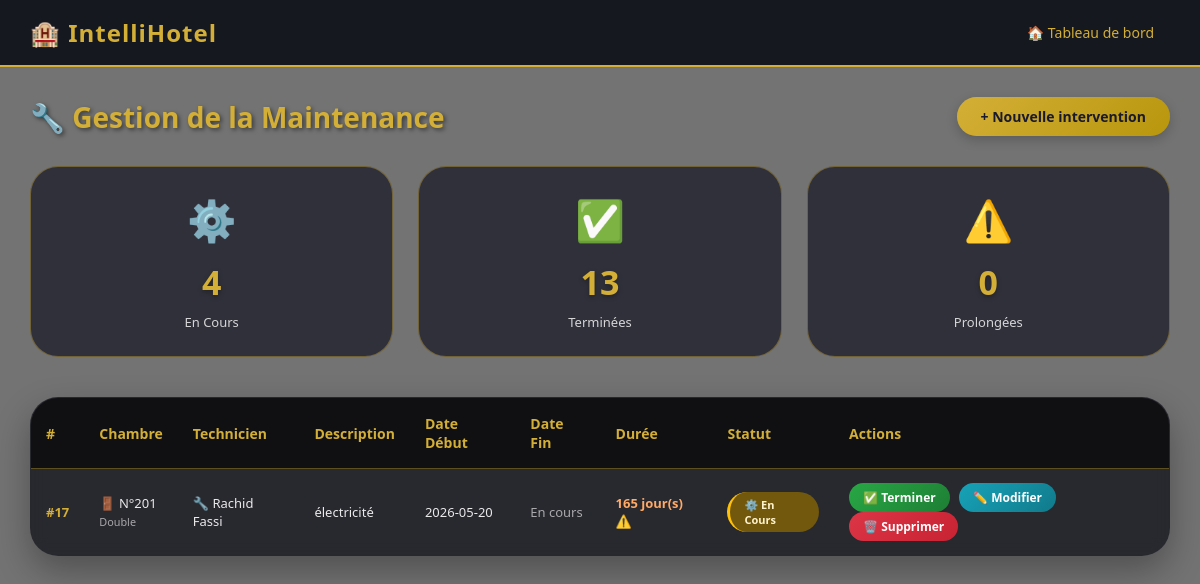
/modules/maintenance/index.php (signed in), run on the app's committed database.
### tables this page shows
CREATE TABLE `maintenance` (
  `id` int(11) NOT NULL,
  `chambre_id` int(11) DEFAULT NULL,
  `technicien_id` int(11) DEFAULT NULL,
  `description` text DEFAULT NULL,
  `statut` enum('en_cours','terminee','prolongee') DEFAULT 'en_cours',
  `date_debut` date DEFAULT NULL,
  `date_fin` date DEFAULT NULL
);

CREATE TABLE `chambres` (
  `id` int(11) NOT NULL,
  `numero` int(11) DEFAULT NULL,
  `type` enum('Single','Double','Suite') DEFAULT NULL,
  `vue` enum('Mer','Jardin','Piscine','Ville') DEFAULT NULL,
  `prix_base` decimal(10,2) DEFAULT NULL,
  `etat` enum('vide','reservee','occupee') DEFAULT 'vide'
);

CREATE TABLE `utilisateurs` (
  `id` int(11) NOT NULL,
  `nom` varchar(100) DEFAULT NULL,
  `email` varchar(100) DEFAULT NULL,
  `mot_de_passe` varchar(255) DEFAULT NULL,
  `role` enum('admin','receptionniste','technicien') DEFAULT NULL
);

### modules/maintenance/index.php (the view, shortened to what this page needs)
<?php
require_once '../../config/database.php';
$maintenances = $conn->query("
    SELECT m.*, ch.numero as chambre_num, ch.type, u.nom as technicien_nom
    FROM maintenance m
    JOIN chambres ch ON m.chambre_id = ch.id
    JOIN utilisateurs u ON m.technicien_id = u.id
    ORDER BY m.id DESC
");
$nb_encours   = $conn->query("SELECT COUNT(*) as n FROM maintenance WHERE statut='en_cours'")->fetch_assoc()['n'];
$nb_terminee  = $conn->query("SELECT COUNT(*) as n FROM maintenance WHERE statut='terminee'")->fetch_assoc()['n'];
$nb_prolongee = $conn->query("SELECT COUNT(*) as n FROM maintenance WHERE statut='prolongee'")->fetch_assoc()['n'];
?>
<!DOCTYPE html>
<html lang="fr">
<head>
</head>
<body>
<div class="navbar">
    <h1>🏨 <span>IntelliHotel</span></h1>
    <a href="../../index.php">🏠 Tableau de bord</a>
</div>
<div class="container">
    <div class="page-header">
        <h2>🔧 Gestion de la Maintenance</h2>
        <a href="ajouter.php" class="btn-primary">+ Nouvelle intervention</a>
    </div>
    <div class="kpi-row">
        <div class="kpi">
            <div class="icon">⚙️</div>
            <div class="value"><?= $nb_encours ?></div>
            <div class="label">En Cours</div>
        </div>
        <div class="kpi">
            <div class="icon">✅</div>
            <div class="value"><?= $nb_terminee ?></div>
            <div class="label">Terminées</div>
        </div>
        <div class="kpi">
            <div class="icon">⚠️</div>
            <div class="value"><?= $nb_prolongee ?></div>
            <div class="label">Prolongées</div>
        </div>
    </div>
    <table>
        <thead>
            <tr>
                <th>#</th>
                <th>Chambre</th>
                <th>Technicien</th>
                <th>Description</th>
                <th>Date Début</th>
                <th>Date Fin</th>
                <th>Durée</th>
                <th>Statut</th>
                <th>Actions</th>
            </tr>
        </thead>
        <tbody>
        <?php if($maintenances->num_rows === 0): ?>
            <tr>
                <td colspan="9" style="text-align:center; padding:40px; color:rgba(255,255,255,0.6);">
                    🏝️ Aucune intervention enregistrée
                 </td>
            </tr>
        <?php else: ?>
            <?php while($m = $maintenances->fetch_assoc()):
                $debut = strtotime($m['date_debut']);
                $fin   = $m['date_fin'] ? strtotime($m['date_fin']) : time();
                $duree = ceil(($fin - $debut) / 86400);
                $warning = ($m['statut'] === 'en_cours' && $duree > 2);
            ?>
            <tr>
                <td><strong style="color:#d4af37;">#<?= $m['id'] ?></strong></td>
                <td>🚪 N°<?= $m['chambre_num'] ?><br><small><?= htmlspecialchars($m['type']) ?></small></td>
                <td>🔧 <?= htmlspecialchars($m['technicien_nom']) ?></td>
                <td><?= htmlspecialchars($m['description']) ?></td>
                <td><?= $m['date_debut'] ?></td>
                <td><?= $m['date_fin'] ?? '<span style="color:rgba(255,255,255,0.6)">En cours</span>' ?></td>
                <td class="<?= $warning ? 'duree-warning' : '' ?>">
                    <?= $duree ?> jour(s) <?= $warning ? '⚠️' : '' ?>
                 </td>
                <td>
                    <?php
                    $badges = ['en_cours'=>'badge-encours','terminee'=>'badge-terminee','prolongee'=>'badge-prolongee'];
                    $labels = ['en_cours'=>'⚙️ En Cours','terminee'=>'✅ Terminée','prolongee'=>'⚠️ Prolongée'];
                    ?>
                    <span class="badge <?= $badges[$m['statut']] ?>">
                        <?= $labels[$m['statut']] ?>
                    </span>
                 </td>
                <td>
                    <?php if($m['statut'] !== 'terminee'): ?>
                        <a href="?terminer=<?= $m['id'] ?>" class="btn-terminer"
                           onclick="return confirm('Marquer cette intervention comme terminée ?')">✅ Terminer</a>
                    <?php endif; ?>
                    <a href="modifier.php?id=<?= $m['id'] ?>" class="btn-modifier">✏️ Modifier</a>
                    <a href="?supprimer=<?= $m['id'] ?>" class="btn-supprimer"
                       onclick="return confirm('Supprimer définitivement cette intervention ?')">🗑️ Supprimer</a>
                 </td>
             </tr>
            <?php endwhile; ?>
        <?php endif; ?>
        </tbody>
     </table>
</div>
</body>
</html>

### modules/maintenance/index.php (style rules this page uses)
* { margin:0; padding:0; box-sizing:border-box; }
body { font-family: 'Segoe UI', Arial, sans-serif; background: url('https://images.pexels.com/photos/261169/pexels-photo-261169.jpeg?auto=compress&cs=tinysrgb&w=1920&h=1080&dpr=2') no-repeat center center fixed; background-size: cover; position: relative; }
body::before { content: ""; position: fixed; top: 0; left: 0; width: 100%; height: 100%; background: rgba(0, 0, 0, 0.55); backdrop-filter: blur(1px); z-index: -1; }
.navbar { background: rgba(10, 12, 21, 0.88); backdrop-filter: blur(12px); padding: 15px 30px; display: flex; justify-content: space-between; align-items: center; border-bottom: 2px solid #d4af37; position: sticky; top: 0; z-index: 100; }
.navbar h1 { font-size: 24px; letter-spacing: 1px; color: white; }
.navbar h1 span { color: #d4af37; }
.navbar a { color: #d4af37; text-decoration: none; font-size: 14px; padding: 8px 16px; border-radius: 30px; transition: 0.2s; }
.container { max-width: 1400px; margin: 0 auto; padding: 30px; }
.page-header { display: flex; justify-content: space-between; align-items: center; margin-bottom: 30px; }
.page-header h2 { color: #d4af37; font-size: 28px; text-shadow: 2px 2px 4px rgba(0,0,0,0.5); display: flex; align-items: center; gap: 10px; }
.btn-primary { background: linear-gradient(135deg, #d4af37, #b8960c); color: #1a1a2e; padding: 10px 24px; border-radius: 40px; text-decoration: none; font-size: 14px; font-weight: bold; transition: 0.3s; box-shadow: 0 4px 12px rgba(0,0,0,0.2); }
.kpi-row { display: grid; grid-template-columns: repeat(3, 1fr); gap: 25px; margin-bottom: 40px; }
.kpi { background: rgba(20, 20, 35, 0.7); backdrop-filter: blur(12px); border: 1px solid rgba(212, 175, 55, 0.4); border-radius: 28px; padding: 25px 20px; text-align: center; transition: 0.3s; }
.kpi .icon { font-size: 40px; margin-bottom: 12px; }
.kpi .value { font-size: 34px; font-weight: bold; color: #d4af37; text-shadow: 0 2px 5px rgba(0,0,0,0.3); }
.kpi .label { font-size: 13px; color: rgba(255,255,255,0.8); margin-top: 8px; }
table { width: 100%; border-collapse: collapse; background: rgba(15, 15, 25, 0.75); backdrop-filter: blur(8px); border-radius: 28px; overflow: hidden; box-shadow: 0 15px 35px rgba(0,0,0,0.3); border: 1px solid rgba(212, 175, 55, 0.2); }
th { background: rgba(0, 0, 0, 0.6); color: #d4af37; padding: 16px 15px; text-align: left; font-size: 14px; font-weight: 600; border-bottom: 1px solid rgba(212, 175, 55, 0.4); }
td { padding: 14px 15px; font-size: 13px; border-bottom: 1px solid rgba(255,255,255,0.08); color: rgba(255,255,255,0.9); }
small { color: rgba(255,255,255,0.6); }
.badge { padding: 5px 14px; border-radius: 40px; font-size: 11px; font-weight: bold; display: inline-block; }
.badge-encours { background: #856404cc; color: #fff3cd; border-left: 3px solid #ffc107; }
.duree-warning { color: #ffaa66; font-weight: bold; }
.btn-terminer, .btn-modifier, .btn-supprimer { padding: 6px 14px; border-radius: 30px; text-decoration: none; font-size: 12px; font-weight: bold; display: inline-block; margin-right: 6px; transition: 0.2s; }
.btn-terminer { background: linear-gradient(135deg, #28a745, #1e7e34); color: white; }
.btn-modifier { background: linear-gradient(135deg, #17a2b8, #117a8b); color: white; }
.btn-supprimer { background: linear-gradient(135deg, #dc3545, #c82333); color: white; }

### data on the page
maintenance: id "17", chambre.numero "201", chambre.type "Double", technicien.nom "Rachid Fassi", description "électricité", date_debut "2026-05-20", date_fin "En cours", statut "⚙️ En Cours"

### other printed values
$nb_encours "4"
$nb_terminee "13"
$nb_prolongee "0"
